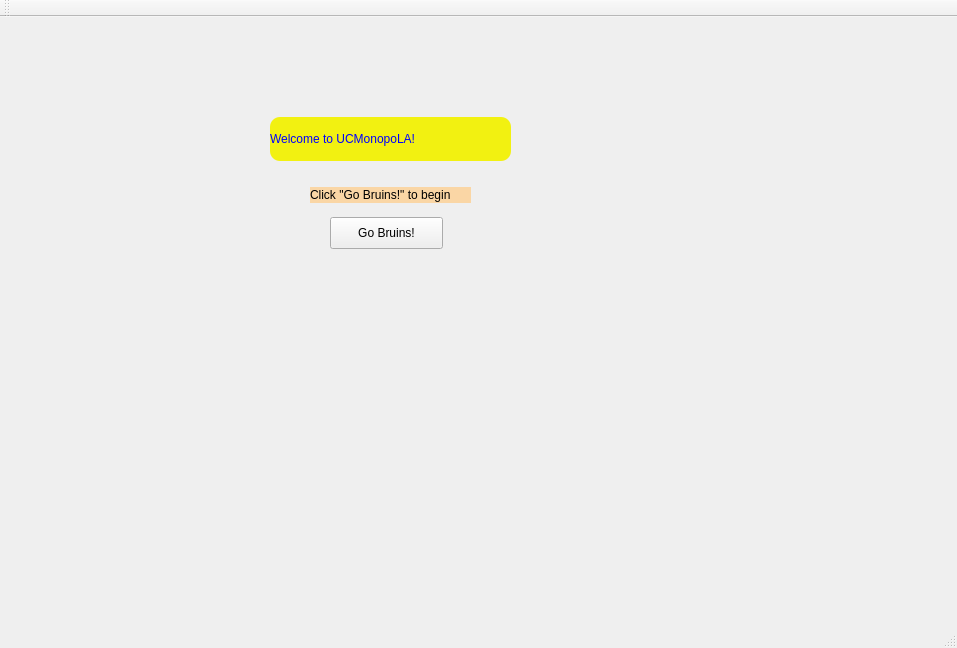
<?xml version="1.0" encoding="UTF-8"?>
<ui version="4.0">
 <class>mainwindow</class>
 <widget class="QMainWindow" name="mainwindow">
  <property name="geometry">
   <rect>
    <x>0</x>
    <y>0</y>
    <width>957</width>
    <height>648</height>
   </rect>
  </property>
  <property name="windowTitle">
   <string>mainwindow</string>
  </property>
  <widget class="QWidget" name="centralWidget">
   <widget class="QLabel" name="label">
    <property name="geometry">
     <rect>
      <x>270</x>
      <y>100</y>
      <width>241</width>
      <height>44</height>
     </rect>
    </property>
    <property name="styleSheet">
     <string notr="true">QLabel{
	
	background:  20px rgb(242, 241, 17);
	font: italic 13pt &quot;Zapfino&quot;;
	color: blue;
	border: rbg(250, 214, 165);
	border-radius: 10px;
	
	
}</string>
    </property>
    <property name="text">
     <string>Welcome to UCMonopoLA!</string>
    </property>
   </widget>
   <widget class="QLabel" name="label_4">
    <property name="geometry">
     <rect>
      <x>310</x>
      <y>170</y>
      <width>161</width>
      <height>16</height>
     </rect>
    </property>
    <property name="styleSheet">
     <string notr="true">QLabel{
	background: rgb(250, 214, 165);
}</string>
    </property>
    <property name="text">
     <string>Click &quot;Go Bruins!&quot; to begin</string>
    </property>
   </widget>
   <widget class="QPushButton" name="pushButton">
    <property name="geometry">
     <rect>
      <x>330</x>
      <y>200</y>
      <width>113</width>
      <height>32</height>
     </rect>
    </property>
    <property name="text">
     <string>Go Bruins!</string>
    </property>
   </widget>
  </widget>
  <widget class="QToolBar" name="mainToolBar">
   <attribute name="toolBarArea">
    <enum>TopToolBarArea</enum>
   </attribute>
   <attribute name="toolBarBreak">
    <bool>false</bool>
   </attribute>
  </widget>
  <widget class="QStatusBar" name="statusBar"/>
 </widget>
 <layoutdefault spacing="6" margin="11"/>
 <resources/>
 <connections/>
</ui>
